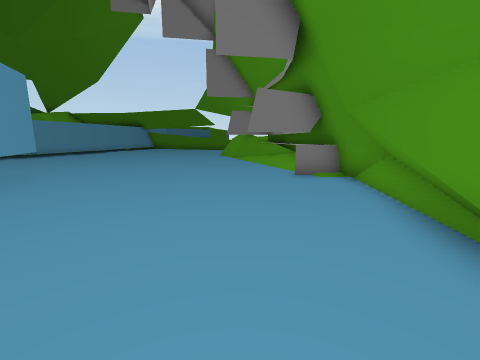
View 1 (above)

17 first-person views from a walk through a Unity game level. The camera is 1.2 m above the floor, tilts 10° down and sees 90° across. The floor is counted in squares, 1 m on a side. Each view is taken from the middle of a square. On the plan, view 1 faces up. The plan holds only what a view shows up to about 12 squares ahead; the rest is blank. The place goes on beyond the plan.

View 2
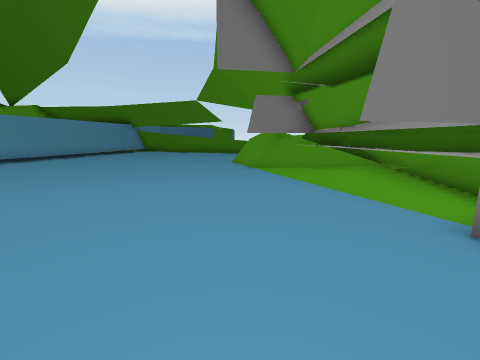

View 3
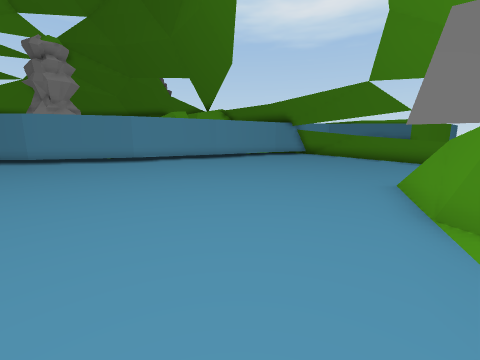

View 4
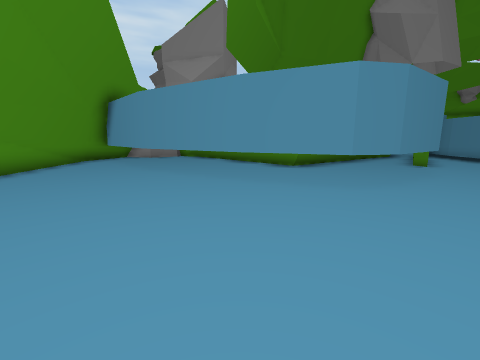

View 5
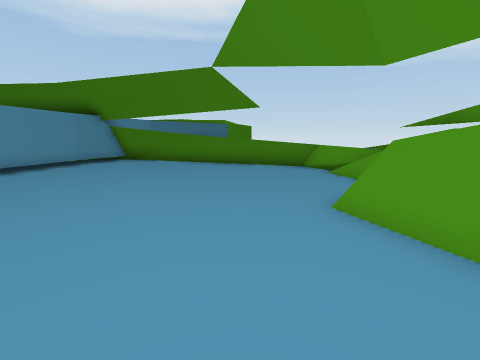

View 6
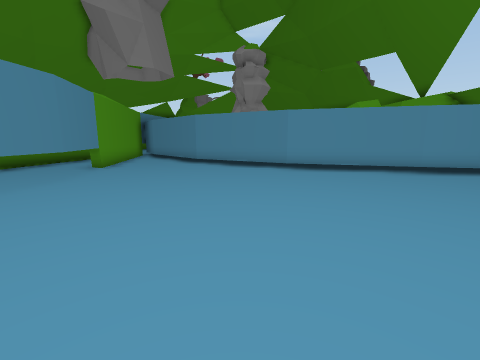

View 7
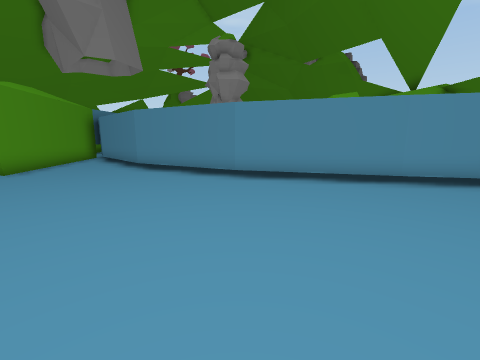

View 8
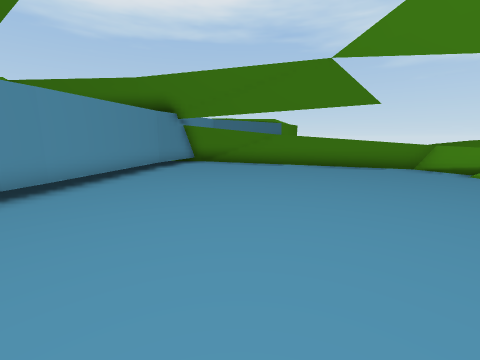

View 9
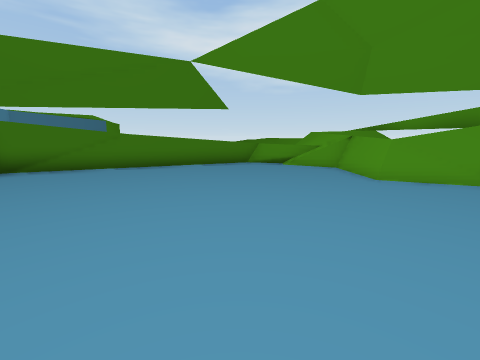

View 10
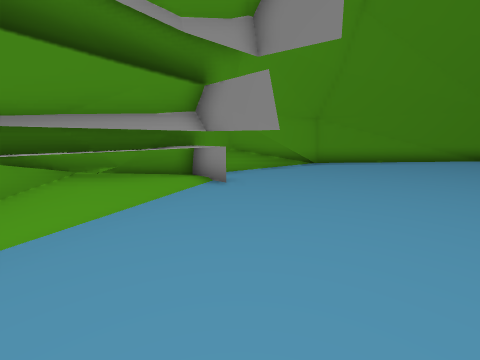

View 11
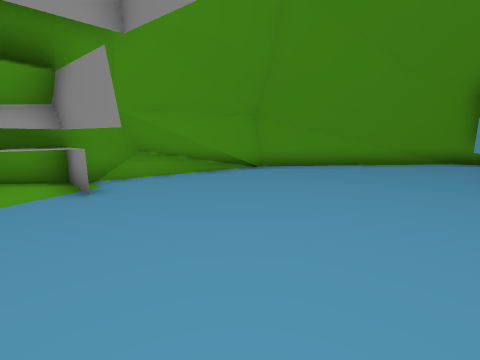

View 12
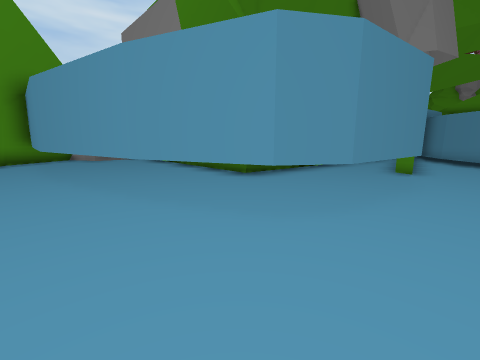

View 13
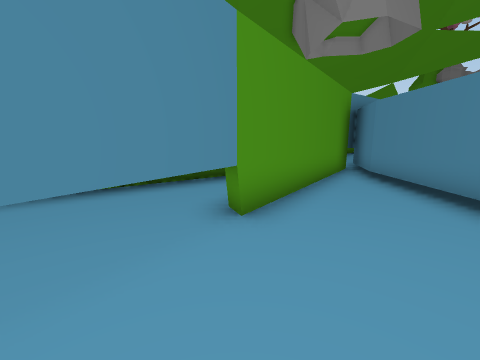

View 14
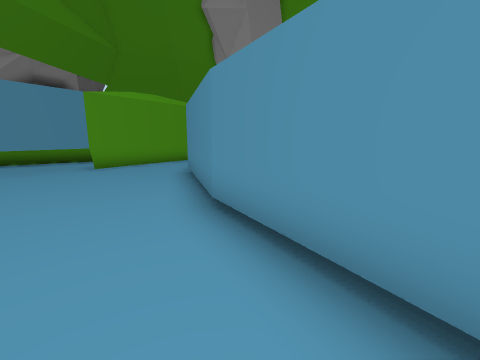

View 15
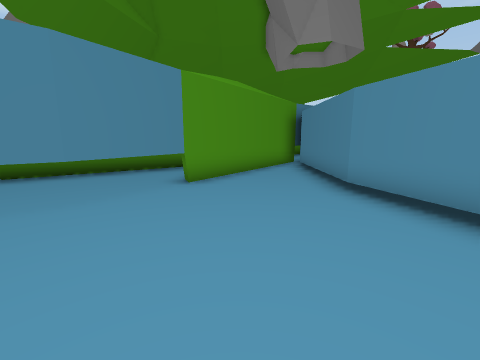

View 16
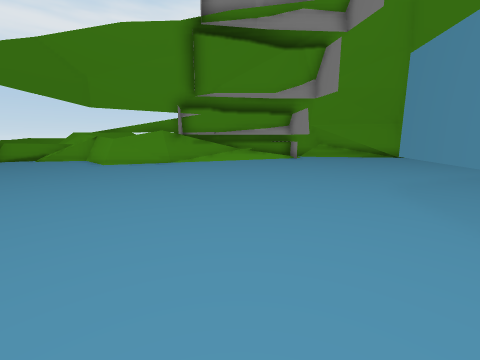

View 17
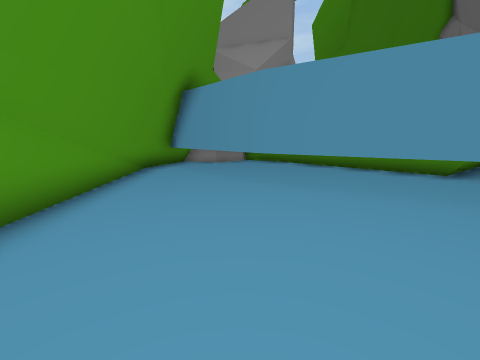

### Floor plan
Key: @ floor where view 1 was taken; # wall or solid block; . floor; = window, fence, low wall or low ledge; ^ raised ledge.
Columns run from 20 left of view 1 to 4 right of it. Each row starts with its distance up from view 1.
 26           ###^
 25           #####^^
 24          ##.... #^^^
 23          #.......  ^^
 22          #......... ^^
 21          #......... ^^^
 20          #.......... ^^^
 19         ##...........^^
 18         #...........##
 17         #..........=##
 16        ##..........####
 15        #............###
 14       ##............###
 13       #..............=#^
 12      ##..............##^
 11      #................#^
 10    ###................#^
  9   ##..................##
  8   #......#####.......###
  7  #######^    ^#.....#..#^
  6 ###           ^........#^
  5      ^^        #.......#^
  4      ^^^^^^^   #.......#
  3            ^   ^.......#
  2            ^   ^#......#
  1            ^    #.....#^
  0            ^    #...@#^
 -1            ^    #...#^
 -2            ^    #..#^
 -3            ^    #.##
 -4                 ###
 -5              #^ ##^
 -6               ##^

Where each view was taken, in squares from view 1:
view 1: 0 up, 0 right, facing up
view 2: 5 up, 1 left, facing up
view 3: 10 up, 0 right, facing up-left
view 4: 9 up, 0 right, facing down-left
view 5: 13 up, 3 left, facing up
view 6: 13 up, 3 left, facing left
view 7: 15 up, 5 left, facing left
view 8: 14 up, 7 left, facing up
view 9: 15 up, 9 left, facing up-right
view 10: 12 up, 3 left, facing down-right
view 11: 9 up, 4 left, facing down-right
view 12: 9 up, 3 left, facing down-left
view 13: 10 up, 10 left, facing down-left
view 14: 18 up, 10 left, facing down-left
view 15: 13 up, 9 left, facing down-left
view 16: 11 up, 12 left, facing right
view 17: 4 up, 1 right, facing down-left
